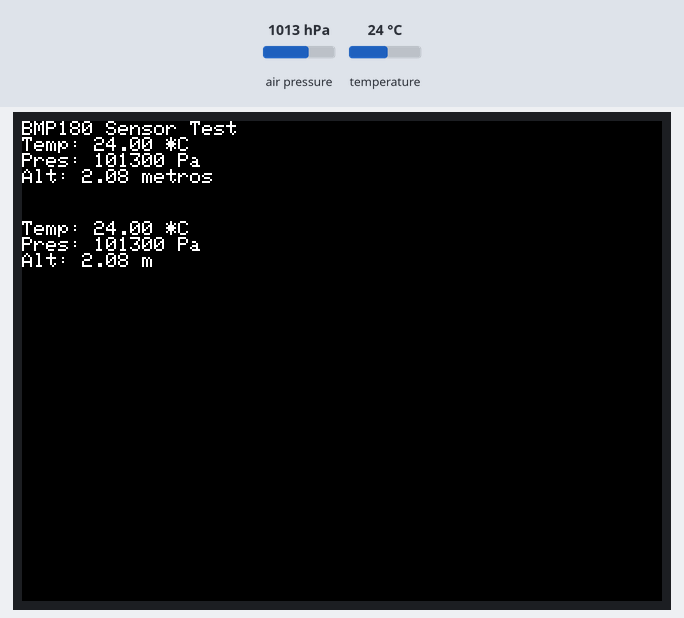
The sketch below on a simulated ESP32. Shown: 320×240 colour display. The inputs (shaded band) are chosen by the test bench; at power-on: air pressure 1013 hPa, temperature 24 °C. What the sketch prints to the serial monitor is not drawn.

Above: at 5.8 s.
5.9 s: air pressure set to 952 hPa
At 11.4 s:
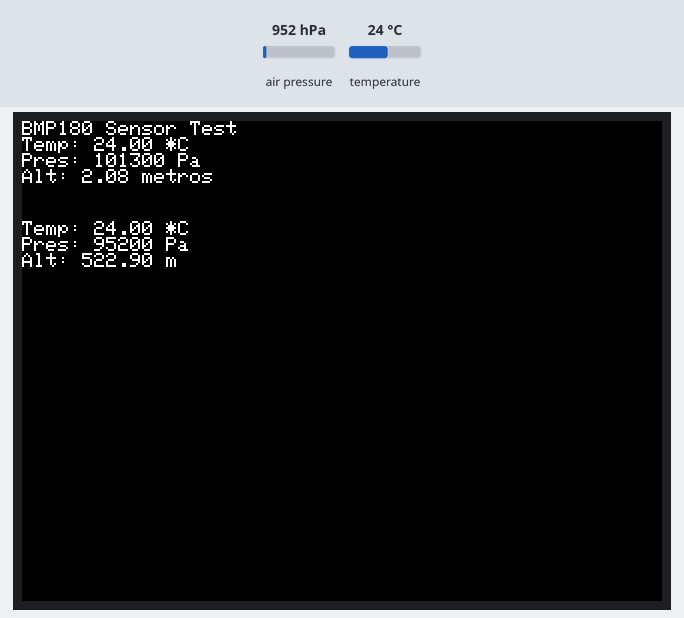
11.7 s: temperature set to 12 °C
16.7 s: air pressure set to 975 hPa
At 21.0 s:
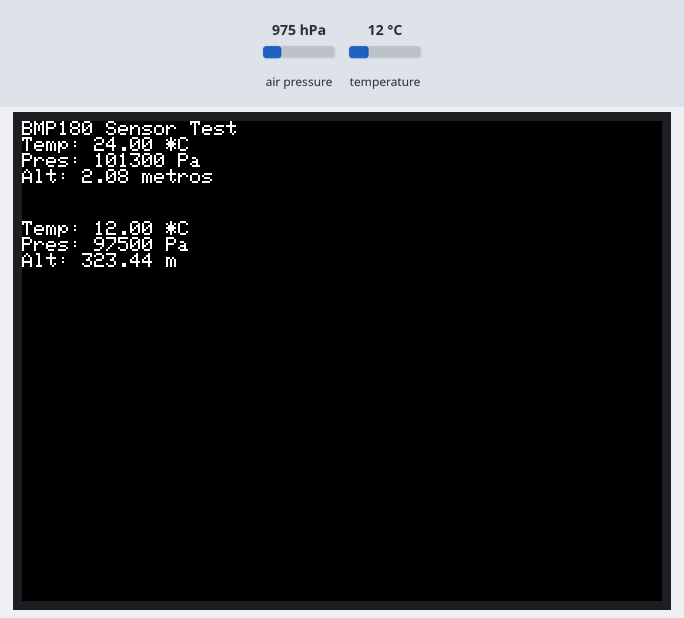
21.8 s: temperature set to 19 °C
Timing chart, 0 to 24.8 s (numbered marks = the images above; inputs shaded):
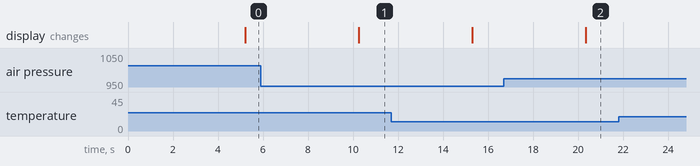

The sketch:

04_BMP180_Sensor.ino
```cpp
/*
  # BMP180 Digital Pressure Sensor Example

  Este sketch demuestra cómo leer datos (temperatura, presión y altitud) de un sensor BMP180
  conectado a un M5Stack-Core-ESP32 a través de la interfaz I2C.

  ## Funcionalidad
  El código inicializa la comunicación I2C y el sensor BMP180. En la función `setup()`,
  realiza una lectura inicial de temperatura, presión y altitud, y muestra estos valores
  tanto en el Monitor Serie como en la pantalla LCD del M5Stack.
  En el `loop()`, las lecturas se actualizan cada 5 segundos y se vuelven a mostrar.

  ## Hardware (M5Stack-Core-ESP32 y BMP180)
  El sensor BMP180 se comunica vía I2C. En el M5Stack-Core-ESP32, los pines I2C estándar
  son GPIO21 (SDA) y GPIO22 (SCL).
  Asegúrate de conectar el sensor BMP180 de la siguiente manera:
  - VCC del BMP180 a 3.3V del M5Stack
  - GND del BMP180 a GND del M5Stack
  - SDA del BMP180 a GPIO21 del M5Stack
  - SCL del BMP180 a GPIO22 del M5Stack

  ## Librerías Necesarias
  Para este ejemplo, necesitas instalar la librería "Adafruit BMP085 Library"
  (compatible con BMP180) a través del Gestor de Librerías del IDE de Arduino.

  ## Variaciones de la funcionalidad
  - **Cambiar la frecuencia de lectura:** Modifica el valor en `delay(5000)` en el `loop()`
    para leer el sensor más o menos frecuentemente.
  - **Mostrar datos de forma diferente:** Puedes cambiar la forma en que los datos se muestran
    en la pantalla LCD o en el Monitor Serie, o incluso enviarlos a través de Wi-Fi.
  - **Calibración de altitud:** La función `bmp.readAltitude(101500)` utiliza un valor de presión
    a nivel del mar para calcular una altitud más precisa. Deberías reemplazar `101500`
    por la presión atmosférica actual a nivel del mar en tu ubicación para obtener lecturas
    de altitud más exactas. Este valor puede variar con las condiciones meteorológicas.
    Puedes obtener la presión actual a nivel del mar de estaciones meteorológicas locales.
  - **Manejo de errores:** El código incluye una comprobación básica en `setup()` (`if (!bmp.begin())`).
    Puedes expandir esto con más lógica de reintento o notificación de errores.
*/
#include <M5Stack.h>
#include <Wire.h>
// Incluye la librería Adafruit BMP085, que es compatible con el BMP180.
// Asegúrate de instalarla desde el Gestor de Librerías del IDE de Arduino.
#include <Adafruit_BMP085.h>

// Crea un objeto para el sensor BMP180.
Adafruit_BMP085 bmp;

void setup() {
  // Inicializa el M5Stack (pantalla, SD, etc.).
  M5.begin();
  // Inicializa la comunicación serial para depuración y visualización de datos.
  Serial.begin(115200);

  M5.Lcd.println("BMP180 Sensor Test");

  // Intenta inicializar el sensor BMP180.
  // Si falla (por ejemplo, el sensor no está conectado o hay un problema en el cableado I2C),
  // imprime un mensaje de error y entra en un bucle infinito.
  if (!bmp.begin()) {
    Serial.println("No se pudo encontrar un sensor BMP180 válido, ¡verifica el cableado!");
    M5.Lcd.println("Error: BMP180 not found!");
    while (1) {}
  }

  // Muestra las primeras lecturas en la pantalla LCD.
  M5.Lcd.print("Temp: ");
  M5.Lcd.print(bmp.readTemperature());
  M5.Lcd.println(" *C");

  M5.Lcd.print("Pres: ");
  M5.Lcd.print(bmp.readPressure());
  M5.Lcd.println(" Pa");

  // Calcula la altitud asumiendo una atmósfera 'estándar' y presión a nivel del mar por defecto.
  M5.Lcd.print("Alt: ");
  M5.Lcd.print(bmp.readAltitude());
  M5.Lcd.println(" metros");

  Serial.println("BMP180 Sensor inicializado y primeras lecturas mostradas en LCD.");
}

void loop() {
  // Retardo para no leer el sensor constantemente. Esto se puede ajustar.
  delay(5000); // Espera 5 segundos para la siguiente lectura.

  // Realiza las lecturas del sensor.
  float temperature = bmp.readTemperature();
  long pressure = bmp.readPressure();
  float altitude = bmp.readAltitude(); // Altitud calculada con presión a nivel del mar por defecto.

  // Limpia el área de la pantalla donde se muestran los datos para evitar superposiciones.
  M5.Lcd.fillRect(0, 50, 320, 100, BLACK);
  M5.Lcd.setCursor(0, 50); // Establece el cursor para las nuevas lecturas.

  // Muestra las lecturas actualizadas en la pantalla LCD.
  M5.Lcd.print("Temp: ");
  M5.Lcd.print(temperature);
  M5.Lcd.println(" *C");

  M5.Lcd.print("Pres: ");
  M5.Lcd.print(pressure);
  M5.Lcd.println(" Pa");

  M5.Lcd.print("Alt: ");
  M5.Lcd.print(altitude);
  M5.Lcd.println(" m");

  // También imprime las lecturas en el Monitor Serie.
  Serial.print("Temperature = ");
  Serial.print(temperature);
  Serial.println(" *C");

  Serial.print("Pressure = ");
  Serial.print(pressure);
  Serial.println(" Pa");

  Serial.print("Altitude = ");
  Serial.print(altitude);
  Serial.println(" meters");
  Serial.println("---");
}
```

Measured:
- after the input at 5.9 s, the display: changes after 4.4 s (image 1)
- after the input at 16.7 s, the display: changes after 3.6 s (image 2)
